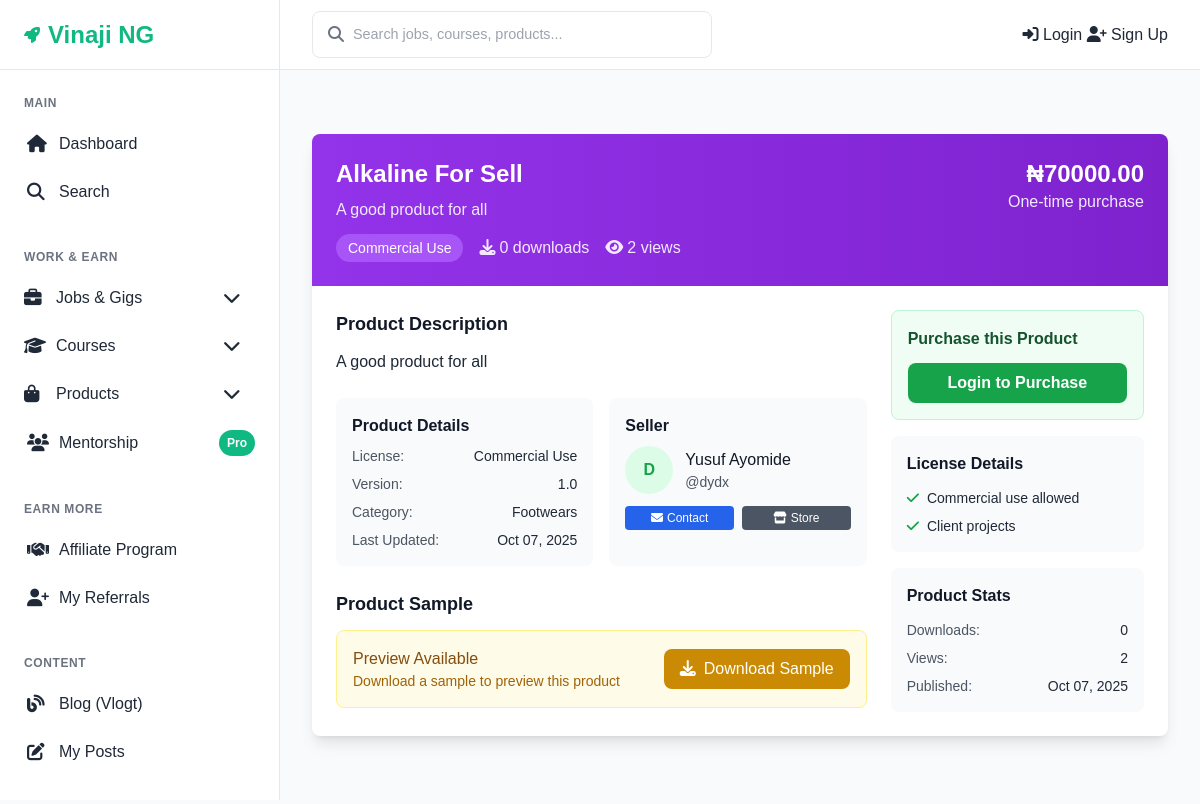
Screenshot of /products/2/ with the database file from the repository.
### products/models.py (models this page shows, shortened)
class Product(models.Model):
    LICENSE_TYPES = [
        ('personal', 'Personal Use'),
        ('commercial', 'Commercial Use'),
        ('enterprise', 'Enterprise'),
    ]
    STATUS_CHOICES = [
        ('draft', 'Draft'),
        ('pending', 'Pending Approval'),
        ('approved', 'Approved'),
        ('rejected', 'Rejected'),
    ]
    title = models.CharField(max_length=200)
    description = models.TextField()
    seller = models.ForeignKey(settings.AUTH_USER_MODEL, on_delete=models.CASCADE, related_name='products')
    license_type = models.CharField(max_length=20, choices=LICENSE_TYPES, default='personal')
    version = models.CharField(max_length=20, default='1.0')
    price = models.DecimalField(max_digits=10, decimal_places=2)
    category = models.ForeignKey(
        Category,
        on_delete=models.CASCADE,
        related_name='products',
        limit_choices_to={'category_type': 'product'}
    )
    thumbnail = models.ImageField(upload_to='product_thumbnails/', blank=True, null=True)
    gallery_images = models.ManyToManyField('ProductImage', blank=True)
    product_file = models.FileField(
        upload_to='product_files/',
        validators=[FileExtensionValidator(allowed_extensions=['zip', 'pdf', 'doc', 'docx'])]
    )
    sample_file = models.FileField(
        upload_to='sample_files/',
        blank=True,
        null=True,
        validators=[FileExtensionValidator(allowed_extensions=['pdf', 'jpg', 'png'])]
    )
    features = models.TextField(blank=True, help_text="List of features (one per line)")
    tags = models.CharField(max_length=500, blank=True, help_text="Comma-separated tags")
    status = models.CharField(max_length=20, choices=STATUS_CHOICES, default='draft')
    rejection_reason = models.TextField(blank=True)
    views_count = models.PositiveIntegerField(default=0)
    download_count = models.PositiveIntegerField(default=0)
    created_at = models.DateTimeField(auto_now_add=True)
    updated_at = models.DateTimeField(auto_now=True)
    class Meta:
        ordering = ['-created_at']
    def increment_views(self):
        self.views_count += 1
        self.save(update_fields=['views_count'])

### site_core/models.py (models this page shows, shortened)
class Category(models.Model):
    CATEGORY_TYPES = [
        ('job', 'Job'),
        ('course', 'Course'),
        ('product', 'Product'),
        ('blog', 'Blog'),
    ]
    name = models.CharField(max_length=100)
    category_type = models.CharField(max_length=10, choices=CATEGORY_TYPES)
    description = models.TextField(blank=True)
    is_active = models.BooleanField(default=True)
    created_at = models.DateTimeField(auto_now_add=True)
    class Meta:
        verbose_name_plural = "Categories"
        unique_together = ['name', 'category_type']

### accounts/models.py (models this page shows, shortened)
class User(AbstractUser):
    SUBSCRIPTION_CHOICES = [
        ('starter', 'Starter'),
        ('pro', 'Pro'),
        ('mentorship', 'Mentorship'),
    ]
    subscription_level = models.CharField(
        max_length=20,
        choices=SUBSCRIPTION_CHOICES,
        default='starter'
    )
    referral_code = models.CharField(max_length=20, unique=True, blank=True)
    is_verified = models.BooleanField(default=False)
    date_updated = models.DateTimeField(auto_now=True)
    groups = models.ManyToManyField(
        Group,
        related_name="custom_user_groups",  # use "+" if you don’t need reverse access
        blank=True
    )
    user_permissions = models.ManyToManyField(
        Permission,
        related_name="custom_user_permissions",  # use "+" if you don’t need reverse access
        blank=True
    )
    def get_display_name(self):
        if self.first_name and self.last_name:
            return f"{self.first_name} {self.last_name}"
        return self.username

### products/views.py (the view)
# urls.py: path('<int:pk>/', views.ProductDetailView.as_view(), name='product_detail'),
class ProductDetailView(DetailView):
    model = Product
    template_name = 'products/detail.html'
    context_object_name = 'product'
    def get_object(self):
        obj = super().get_object()
        obj.increment_views()
        return obj

### site_core/context_processors.py (called while the page is built)
def site_settings(request):
    return {
        'site_settings': SiteSetting.get_solo()
    }

### site_core/models.py (called while the page is built)
    @classmethod
    def get_solo(cls):
        obj, created = cls.objects.get_or_create(pk=1)
        return obj

### transactions/context_processors.py (called while the page is built, shortened)
def notifications_context(request):
    return {
        'unread_notifications_count': 0
    }

### templates/products/detail.html (shortened to what this page needs)
{% extends 'base.html' %}
{% block content %}
<div class="max-w-4xl mx-auto">
    <div class="bg-white rounded-lg shadow-lg overflow-hidden">
        <div class="bg-gradient-to-r from-purple-600 to-purple-700 p-6 text-white">
            <div class="flex justify-between items-start">
                <div class="flex-1">
                    <h1 class="text-2xl font-bold">{{ product.title }}</h1>
                    <p class="text-purple-100 mt-2">{{ product.description|truncatewords:30 }}</p>
                    <div class="flex items-center space-x-4 mt-3">
                        <span class="bg-purple-500 px-3 py-1 rounded-full text-sm">
                            {{ product.get_license_type_display }}
                        </span>
                        <span class="text-purple-100">
                            <i class="fas fa-download mr-1"></i>{{ product.download_count }} downloads
                        </span>
                        <span class="text-purple-100">
                            <i class="fas fa-eye mr-1"></i>{{ product.views_count }} views
                        </span>
                    </div>
                </div>
                <div class="text-right">
                    <p class="text-2xl font-bold">₦{{ product.price }}</p>
                    <p class="text-purple-100">One-time purchase</p>
                </div>
            </div>
        </div>
        <div class="p-6">
            <div class="grid grid-cols-1 lg:grid-cols-3 gap-6">
                <div class="lg:col-span-2 space-y-6">
                    <div>
                        <h2 class="text-lg font-semibold text-gray-900 mb-3">Product Description</h2>
                        <div class="prose max-w-none">
                            {{ product.description|linebreaks }}
                        </div>
                    </div>
                    <div class="grid grid-cols-2 gap-4">
                        <div class="bg-gray-50 rounded-lg p-4">
                            <h3 class="font-semibold text-gray-900 mb-2">Product Details</h3>
                            <div class="space-y-2 text-sm">
                                <div class="flex justify-between">
                                    <span class="text-gray-600">License:</span>
                                    <span class="font-medium">{{ product.get_license_type_display }}</span>
                                </div>
                                <div class="flex justify-between">
                                    <span class="text-gray-600">Version:</span>
                                    <span class="font-medium">{{ product.version }}</span>
                                </div>
                                <div class="flex justify-between">
                                    <span class="text-gray-600">Category:</span>
                                    <span class="font-medium">{{ product.category.name }}</span>
                                </div>
                                <div class="flex justify-between">
                                    <span class="text-gray-600">Last Updated:</span>
                                    <span class="font-medium">{{ product.updated_at|date:"M d, Y" }}</span>
                                </div>
                            </div>
                        </div>
                        <div class="bg-gray-50 rounded-lg p-4">
                            <h3 class="font-semibold text-gray-900 mb-2">Seller</h3>
                            <div class="flex items-center space-x-3 mb-3">
                                <div class="w-12 h-12 bg-green-100 rounded-full flex items-center justify-center">
                                    <span class="font-semibold text-green-600">{{ product.seller.username|first|upper }}</span>
                                </div>
                                <div>
                                    <p class="font-medium text-gray-900">{{ product.seller.get_display_name }}</p>
                                    <p class="text-sm text-gray-600">@{{ product.seller.username }}</p>
                                </div>
                            </div>
                            <div class="flex space-x-2">
                                <button class="flex-1 bg-blue-600 text-white py-1 rounded text-xs hover:bg-blue-700">
                                    <i class="fas fa-envelope mr-1"></i>Contact
                                </button>
                                <button class="flex-1 bg-gray-600 text-white py-1 rounded text-xs hover:bg-gray-700">
                                    <i class="fas fa-store mr-1"></i>Store
                                </button>
                            </div>
                        </div>
                    </div>
                    {% if product.sample_file %}
                    <div>
                        <h2 class="text-lg font-semibold text-gray-900 mb-3">Product Sample</h2>
                        <div class="bg-yellow-50 border border-yellow-200 rounded-lg p-4">
                            <div class="flex items-center justify-between">
                                <div>
                                    <p class="font-medium text-yellow-800">Preview Available</p>
                                    <p class="text-yellow-700 text-sm">Download a sample to preview this product</p>
                                </div>
                                <a href="{{ product.sample_file.url }}" class="bg-yellow-600 text-white px-4 py-2 rounded-lg hover:bg-yellow-700 transition-colors">
                                    <i class="fas fa-download mr-2"></i>Download Sample
                                </a>
                            </div>
                        </div>
                    </div>
                    {% endif %}
                </div>
                <div class="space-y-4">
                    <div class="bg-green-50 border border-green-200 rounded-lg p-4">
                        <h3 class="font-semibold text-green-900 mb-3">Purchase this Product</h3>
                        {% if user.is_authenticated %}
                            {% if user != product.seller %}
                                <form method="post" action="{% url 'product_detail' product.pk %}">
                                    {% csrf_token %}
                                    <button type="submit" class="w-full bg-green-600 text-white py-2 rounded-lg hover:bg-green-700 transition-colors font-semibold">
                                        Buy Now - ₦{{ product.price }}
                                    </button>
                                </form>
                                <p class="text-green-700 text-sm mt-2 text-center">
                                    Instant download after payment
                                </p>
                            {% else %}
                                <button class="w-full bg-gray-400 text-white py-2 rounded-lg cursor-not-allowed font-semibold" disabled>
                                    Your Product
                                </button>
                            {% endif %}
                        {% else %}
                            <a href="{% url 'login' %}?next={% url 'product_detail' product.pk %}"
                               class="w-full bg-green-600 text-white py-2 rounded-lg hover:bg-green-700 transition-colors font-semibold block text-center">
                                Login to Purchase
                            </a>
                        {% endif %}
                    </div>
                    <div class="bg-gray-50 rounded-lg p-4">
                        <h3 class="font-semibold text-gray-900 mb-3">License Details</h3>
                        <ul class="space-y-2 text-sm">
                            {% if product.license_type == 'personal' %}
                            <li class="flex items-center">
                                <i class="fas fa-check text-green-600 mr-2"></i>
                                <span>Personal use only</span>
                            </li>
                            <li class="flex items-center">
                                <i class="fas fa-times text-red-600 mr-2"></i>
                                <span>No commercial use</span>
                            </li>
                            {% elif product.license_type == 'commercial' %}
                            <li class="flex items-center">
                                <i class="fas fa-check text-green-600 mr-2"></i>
                                <span>Commercial use allowed</span>
                            </li>
                            <li class="flex items-center">
                                <i class="fas fa-check text-green-600 mr-2"></i>
                                <span>Client projects</span>
                            </li>
                            {% endif %}
                        </ul>
                    </div>
                    <div class="bg-gray-50 rounded-lg p-4">
                        <h3 class="font-semibold text-gray-900 mb-3">Product Stats</h3>
                        <div class="space-y-2 text-sm">
                            <div class="flex justify-between">
                                <span class="text-gray-600">Downloads:</span>
                                <span class="font-medium">{{ product.download_count }}</span>
                            </div>
                            <div class="flex justify-between">
                                <span class="text-gray-600">Views:</span>
                                <span class="font-medium">{{ product.views_count }}</span>
                            </div>
                            <div class="flex justify-between">
                                <span class="text-gray-600">Published:</span>
                                <span class="font-medium">{{ product.created_at|date:"M d, Y" }}</span>
                            </div>
                        </div>
                    </div>
                </div>
            </div>
        </div>
    </div>
</div>
{% endblock %}

### templates/base.html (style rules this page uses)
:root { --primary-color: #10b981; --primary-dark: #059669; --primary-light: #34d399; --secondary-color: #1f2937; --accent-color: #f59e0b; --text-dark: #1f2937; --text-light: #6b7280; --bg-light: #f9fafb; --bg-white: #ffffff; --border-color: #e5e7eb; --success-color: #10b981; --warning-color: #f59e0b; --error-color: #ef4444; --shadow: 0 1px 3px 0 rgba(0, 0, 0, 0.1), 0 1px 2px 0 rgba(0, 0, 0, 0.06); --shadow-lg: 0 10px 15px -3px rgba(0, 0, 0, 0.1), 0 4px 6px -2px rgba(0, 0, 0, 0.05); --sidebar-width: 280px; --header-height: 70px; }
* { margin: 0; padding: 0; box-sizing: border-box; }
body { font-family: 'Inter', sans-serif; line-height: 1.6; color: var(--text-dark); background-color: var(--bg-light); display: flex; min-height: 100vh; }
.text-center { text-align: center; }
.flex { display: flex; }
.items-center { align-items: center; }
.justify-between { justify-content: space-between; }
.w-full { width: 100%; }
.p-4 { padding: 1rem; }

### rows the page displays
Product: title "Alkaline For Sell", description "A good product for all", license_type "Commercial Use", download_count "0", views_count "2", price "70000.00", version "1.0", category.name "Footwears", updated_at "Oct 07, 2025", seller.username|first "D", seller.get_display_name "Yusuf Ayomide", seller.username "dydx", created_at "Oct 07, 2025"
